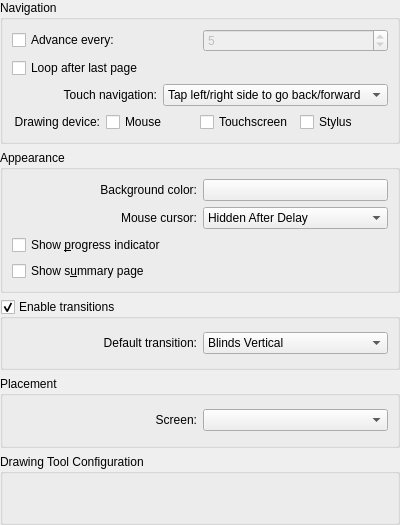
<?xml version="1.0" encoding="UTF-8"?>
<ui version="4.0">
 <class>DlgPresentationBase</class>
 <widget class="QWidget" name="DlgPresentationBase">
  <property name="geometry">
   <rect>
    <x>0</x>
    <y>0</y>
    <width>400</width>
    <height>525</height>
   </rect>
  </property>
  <layout class="QVBoxLayout" name="verticalLayout_2">
   <property name="leftMargin">
    <number>0</number>
   </property>
   <property name="topMargin">
    <number>0</number>
   </property>
   <property name="rightMargin">
    <number>0</number>
   </property>
   <property name="bottomMargin">
    <number>0</number>
   </property>
   <item>
    <widget class="QGroupBox" name="groupBox">
     <property name="title">
      <string>Navigation</string>
     </property>
     <layout class="QVBoxLayout">
      <property name="spacing">
       <number>6</number>
      </property>
      <property name="leftMargin">
       <number>9</number>
      </property>
      <property name="topMargin">
       <number>9</number>
      </property>
      <property name="rightMargin">
       <number>9</number>
      </property>
      <property name="bottomMargin">
       <number>9</number>
      </property>
      <item>
       <layout class="QHBoxLayout">
        <property name="spacing">
         <number>6</number>
        </property>
        <property name="leftMargin">
         <number>0</number>
        </property>
        <property name="topMargin">
         <number>0</number>
        </property>
        <property name="rightMargin">
         <number>0</number>
        </property>
        <property name="bottomMargin">
         <number>0</number>
        </property>
        <item>
         <widget class="QCheckBox" name="kcfg_SlidesAdvance">
          <property name="text">
           <string>Advance every:</string>
          </property>
         </widget>
        </item>
        <item>
         <widget class="KPluralHandlingSpinBox" name="kcfg_SlidesAdvanceTime">
          <property name="enabled">
           <bool>false</bool>
          </property>
          <property name="value">
           <number>5</number>
          </property>
         </widget>
        </item>
       </layout>
      </item>
      <item>
       <widget class="QCheckBox" name="kcfg_SlidesLoop">
        <property name="text">
         <string>Loop after last page</string>
        </property>
       </widget>
      </item>
      <item>
       <layout class="QGridLayout" name="gridLayout_4">
        <item row="1" column="0">
         <widget class="QLabel">
          <property name="text">
           <string>Touch navigation:</string>
          </property>
          <property name="alignment">
           <set>Qt::AlignRight|Qt::AlignTrailing|Qt::AlignVCenter</set>
          </property>
         </widget>
        </item>
        <item row="1" column="1">
         <widget class="QComboBox" name="kcfg_SlidesTapNavigation">
          <item>
           <property name="text">
            <string>Tap left/right side to go back/forward</string>
           </property>
          </item>
          <item>
           <property name="text">
            <string>Tap anywhere to go forward</string>
           </property>
          </item>
          <item>
           <property name="text">
            <string>Disabled</string>
           </property>
          </item>
         </widget>
        </item>
       </layout>
      </item>
      <item>
       <layout class="QGridLayout" name="gridLayout_5">
        <item row="1" column="0">
         <widget class="QLabel">
          <property name="text">
           <string>Drawing device:</string>
          </property>
          <property name="alignment">
           <set>Qt::AlignRight|Qt::AlignTrailing|Qt::AlignVCenter</set>
          </property>
         </widget>
        </item>

        <item row="1" column="1">
         <widget class="QCheckBox" name="kcfg_MouseCanDraw">
          <property name="text">
           <string>Mouse</string>
          </property>
         </widget>
        </item>

        <item row="1" column="2">
         <widget class="QCheckBox" name="kcfg_TouchscreenCanDraw">
          <property name="text">
           <string>Touchscreen</string>
          </property>
         </widget>
        </item>

        <item row="1" column="3">
         <widget class="QCheckBox" name="kcfg_StylusCanDraw">
          <property name="text">
           <string>Stylus</string>
          </property>
         </widget>
        </item>

       </layout>
      </item>
     </layout>
    </widget>
   </item>
   <item>
    <widget class="QGroupBox" name="groupBox_2">
     <property name="title">
      <string>Appearance</string>
     </property>
     <layout class="QVBoxLayout" name="verticalLayout">
      <item>
       <layout class="QGridLayout" name="gridLayout_3">
        <item row="0" column="0">
         <widget class="QLabel" name="textLabel3">
          <property name="text">
           <string>Background color:</string>
          </property>
          <property name="alignment">
           <set>Qt::AlignRight|Qt::AlignTrailing|Qt::AlignVCenter</set>
          </property>
         </widget>
        </item>
        <item row="0" column="1">
         <widget class="KColorButton" name="kcfg_SlidesBackgroundColor"/>
        </item>
        <item row="1" column="0">
         <widget class="QLabel" name="textLabel2">
          <property name="text">
           <string>Mouse cursor:</string>
          </property>
          <property name="alignment">
           <set>Qt::AlignRight|Qt::AlignTrailing|Qt::AlignVCenter</set>
          </property>
         </widget>
        </item>
        <item row="1" column="1">
         <widget class="QComboBox" name="kcfg_SlidesCursor">
          <item>
           <property name="text">
            <string>Hidden After Delay</string>
           </property>
          </item>
          <item>
           <property name="text">
            <string>Always Visible</string>
           </property>
          </item>
          <item>
           <property name="text">
            <string>Always Hidden</string>
           </property>
          </item>
         </widget>
        </item>
       </layout>
      </item>
      <item>
       <widget class="QCheckBox" name="kcfg_SlidesShowProgress">
        <property name="text">
         <string>Show &amp;progress indicator</string>
        </property>
       </widget>
      </item>
      <item>
       <widget class="QCheckBox" name="kcfg_SlidesShowSummary">
        <property name="text">
         <string>Show s&amp;ummary page</string>
        </property>
       </widget>
      </item>
     </layout>
    </widget>
   </item>
   <item>
    <widget class="QGroupBox" name="kcfg_SlidesTransitionsEnabled">
     <property name="title">
      <string>Enable transitions</string>
     </property>
     <property name="checkable">
      <bool>true</bool>
     </property>
     <property name="checked">
      <bool>true</bool>
     </property>
     <layout class="QGridLayout" name="gridLayout">
      <item row="0" column="0">
       <widget class="QLabel" name="textLabel1">
        <property name="text">
         <string>Default transition:</string>
        </property>
        <property name="alignment">
         <set>Qt::AlignRight|Qt::AlignTrailing|Qt::AlignVCenter</set>
        </property>
       </widget>
      </item>
      <item row="0" column="1">
       <widget class="QComboBox" name="kcfg_SlidesTransition">
        <item>
         <property name="text">
          <string>Blinds Vertical</string>
         </property>
        </item>
        <item>
         <property name="text">
          <string>Blinds Horizontal</string>
         </property>
        </item>
        <item>
         <property name="text">
          <string>Box In</string>
         </property>
        </item>
        <item>
         <property name="text">
          <string>Box Out</string>
         </property>
        </item>
        <item>
         <property name="text">
          <string>Dissolve</string>
         </property>
        </item>
        <item>
         <property name="text">
          <string>Fade</string>
         </property>
        </item>
        <item>
         <property name="text">
          <string>Glitter Down</string>
         </property>
        </item>
        <item>
         <property name="text">
          <string>Glitter Right</string>
         </property>
        </item>
        <item>
         <property name="text">
          <string>Glitter Right-Down</string>
         </property>
        </item>
        <item>
         <property name="text">
          <string>Random Transition</string>
         </property>
        </item>
        <item>
         <property name="text">
          <string>Replace</string>
         </property>
        </item>
        <item>
         <property name="text">
          <string>Split Horizontal In</string>
         </property>
        </item>
        <item>
         <property name="text">
          <string>Split Horizontal Out</string>
         </property>
        </item>
        <item>
         <property name="text">
          <string>Split Vertical In</string>
         </property>
        </item>
        <item>
         <property name="text">
          <string>Split Vertical Out</string>
         </property>
        </item>
        <item>
         <property name="text">
          <string>Wipe Down</string>
         </property>
        </item>
        <item>
         <property name="text">
          <string>Wipe Right</string>
         </property>
        </item>
        <item>
         <property name="text">
          <string>Wipe Left</string>
         </property>
        </item>
        <item>
         <property name="text">
          <string>Wipe Up</string>
         </property>
        </item>
       </widget>
      </item>
     </layout>
    </widget>
   </item>
   <item>
    <widget class="QGroupBox" name="groupBox_4">
     <property name="title">
      <string>Placement</string>
     </property>
     <layout class="QGridLayout" name="gridLayout_2">
      <item row="0" column="0">
       <widget class="QLabel" name="label_2">
        <property name="text">
         <string>Screen:</string>
        </property>
        <property name="alignment">
         <set>Qt::AlignRight|Qt::AlignTrailing|Qt::AlignVCenter</set>
        </property>
       </widget>
      </item>
      <item row="0" column="1">
       <widget class="QComboBox" name="screenCombo"/>
      </item>
     </layout>
    </widget>
   </item>
   <item>
    <widget class="QGroupBox" name="annotationToolsGroupBox">
     <property name="title">
      <string>Drawing Tool Configuration</string>
     </property>
     <layout class="QVBoxLayout" name="verticalLayout_4"/>
    </widget>
   </item>
  </layout>
 </widget>
 <customwidgets>
  <customwidget>
   <class>KColorButton</class>
   <extends>QPushButton</extends>
   <header>kcolorbutton.h</header>
  </customwidget>
  <customwidget>
   <class>KPluralHandlingSpinBox</class>
   <extends>QSpinBox</extends>
   <header>KPluralHandlingSpinBox</header>
  </customwidget>
 </customwidgets>
 <resources/>
 <connections>
  <connection>
   <sender>kcfg_SlidesAdvance</sender>
   <signal>toggled(bool)</signal>
   <receiver>kcfg_SlidesAdvanceTime</receiver>
   <slot>setEnabled(bool)</slot>
   <hints>
    <hint type="sourcelabel">
     <x>88</x>
     <y>43</y>
    </hint>
    <hint type="destinationlabel">
     <x>280</x>
     <y>49</y>
    </hint>
   </hints>
  </connection>
 </connections>
</ui>
